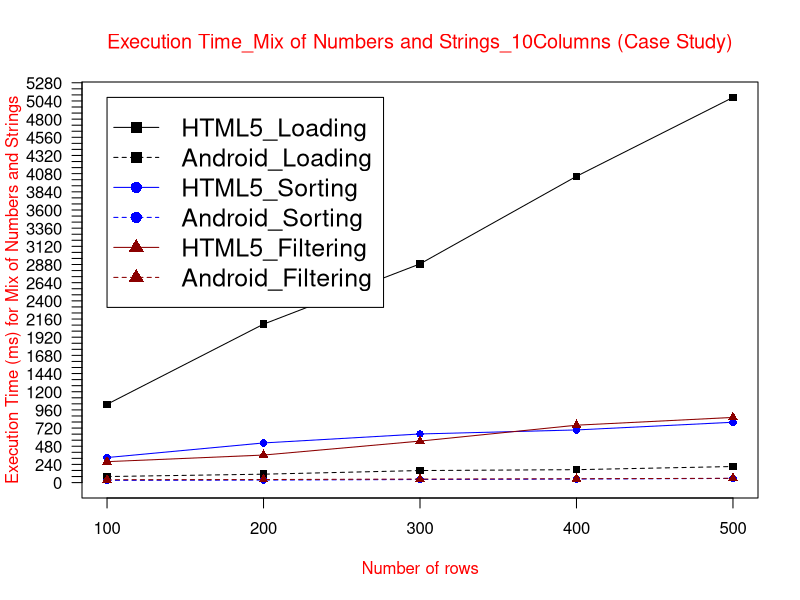

Write R code to recreate this figure.
data <- read.table("(CS)ETmix10col.txt", header = TRUE)

max_y <- max(data)
plot_colors <- c("black", "blue", "red4")
png(filename="(CS)ETmix10Col.png", height = 1000, width = 1300, bg = "white")
plot(data$HTML5_Loading, type = "o", col = plot_colors[1], pch=15,  ylim=c(0,max_y), axes=FALSE, ann=FALSE)
axis(1, at=1:5, lab=c("100", "200", "300", "400", "500"))
axis(2, las=1, at=80*0:max_y, cex.axis = 1)

box()
lines(data$Android_Loading, type="o", pch=15, lty=2, col=plot_colors[1])
lines(data$HTML5_Sorting, type="o", pch=16, lty=1,  col=plot_colors[2])
lines(data$Android_Sorting, type="o", pch=16, lty=2,  col=plot_colors[2])   
lines(data$HTML5_Filtering, type="o", pch=17, lty=1, col=plot_colors[3])
lines(data$Android_Filtering, type="o", pch=17, lty=2,   col=plot_colors[3])

title(main="Execution Time_Mix of Numbers and Strings_10Columns (Case Study)", col.main="red", font.main=6)
title(xlab= "Number of rows", col.lab="red")
title(ylab= "Execution Time (ms) for Mix of Numbers and Strings", col.lab="red")
legend(1, max_y, names(data), cex=1.5, col=c("black", "black","blue", "blue","red4","red4"), pch=c(15,15,16,16,17,17), lty=c(1,2,1,2,1,2));

dev.off()
